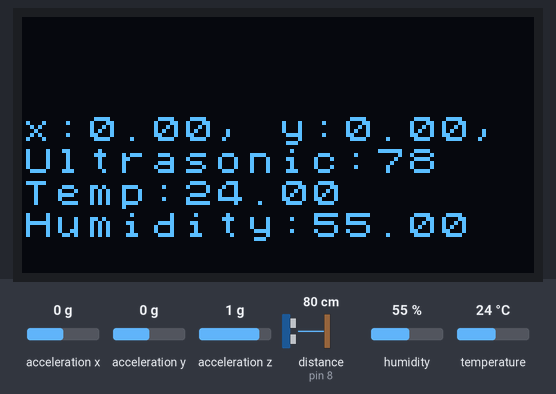
A sketch run on a simulated Arduino Uno, built with avr-gcc and run on an emulated ATmega328P. Shown: 128×64 one-colour display. Wiring (inferred from the names in the program): ultrasonic range finder: trigger pin 7; echo pin 8. The inputs (shaded band) are chosen by the test bench; at power-on: acceleration z 1 g, distance to the obstacle (sensor on pin 8) 80 cm, humidity 55 %, acceleration x 0 g, acceleration y 0 g, temperature 24 °C. The echo pulse lasts 58.3 µs per cm; what the sketch prints to the serial monitor is not drawn.

Above: at 2.2 s.
2.3 s: acceleration z set to -1.4 g
At 3.14 s:
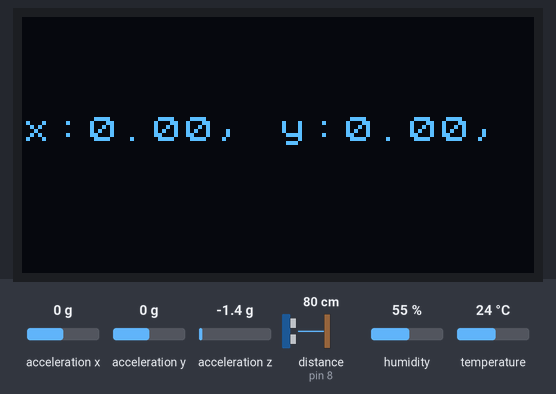
6.2 s: distance to the obstacle (sensor on pin 8) set to 2 cm
At 8.4 s:
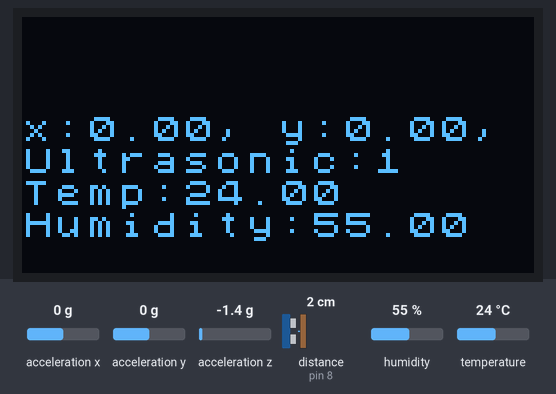
9.0 s: humidity set to 22 %
At 11.3 s:
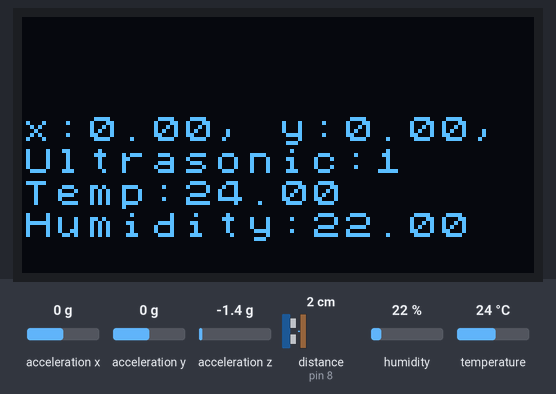
11.9 s: acceleration x set to -1.4 g
At 14.2 s:
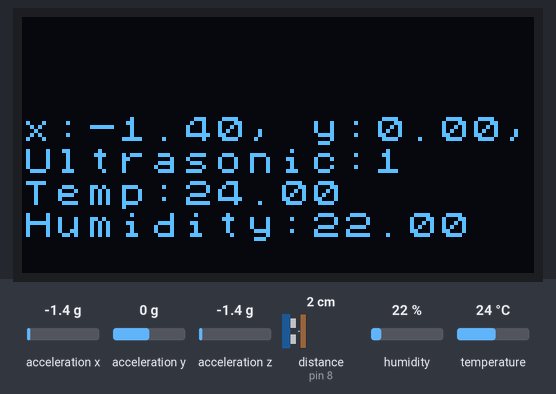
14.8 s: acceleration y set to -1.4 g
At 16.1 s:
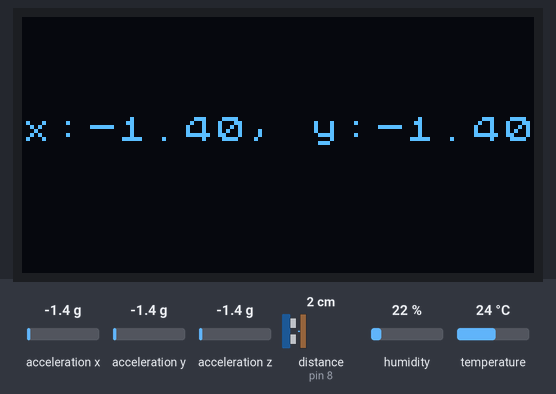
19.7 s: distance to the obstacle (sensor on pin 8) set to 120 cm
At 21.4 s:
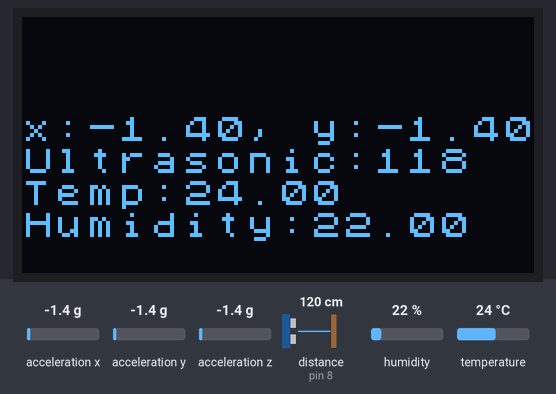
Timing chart, 0 to 22.9 s (numbered marks = the images above; inputs shaded):
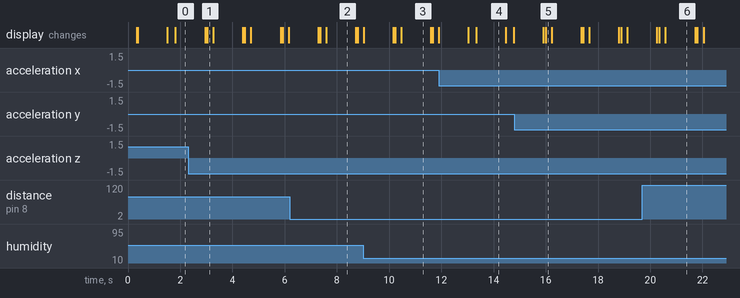

The sketch:

Main.ino
```cpp
#include "Arduino_SensorKit.h"

#define TRIGGER_PIN 7 // Ultrasonic sensor trigger pin
#define ECHO_PIN 8    // Ultrasonic sensor echo pin

void setup() {
  Serial.begin(9600);
  while (!Serial);
  pinMode(TRIGGER_PIN, OUTPUT);
  pinMode(ECHO_PIN, INPUT);
  Oled.begin();
  Oled.setFlipMode(true);
  Accelerometer.begin();
}

void loop() {
  // Read accelerometer data
  float accelerationX = Accelerometer.readX();
  float accelerationY = Accelerometer.readY();
  float accelerationZ = Accelerometer.readZ();

  // Read ultrasonic sensor data
  long duration, distance;
  digitalWrite(TRIGGER_PIN, LOW);
  delayMicroseconds(2);
  digitalWrite(TRIGGER_PIN, HIGH);
  delayMicroseconds(10);
  digitalWrite(TRIGGER_PIN, LOW);
  duration = pulseIn(ECHO_PIN, HIGH);
  distance = duration * 0.034 / 2; // Convert duration to distance in cm

  // Read DHT22 sensor data
  float temp = Environment.readTemperature();
  float humidity = Environment.readHumidity();

  // Display collected data on OLED
  Oled.clearDisplay();
  Oled.setFont(u8x8_font_chroma48medium8_r);
  Oled.setCursor(0, 3);
  Oled.print("x:");
  Oled.print(accelerationX, 2);
  Oled.print(", y:");
  Oled.print(accelerationY, 2);
  Oled.print(", z:");
  Oled.println(accelerationZ, 2);
  Oled.setCursor(0, 4);
  Oled.print("Ultrasonic:");
  Oled.print(distance);
  Oled.setCursor(0, 5);
  Oled.print("Temp:");
  Oled.print(temp);
  Oled.setCursor(0, 6);
  Oled.print("Humidity:");
  Oled.print(humidity);

  // Print collected data to serial monitor
  Serial.println("------- Sensor Readings -------");
  Serial.print("x:");
  Serial.print(accelerationX, 2);
  Serial.print(", y:");
  Serial.print(accelerationY, 2);
  Serial.print(", z:");
  Serial.println(accelerationZ, 2);
  Serial.print("Ultrasonic Distance: ");
  Serial.print(distance);
  Serial.println(" cm");
  Serial.print("Temperature: ");
  Serial.print(temp);
  Serial.println(" °C");
  Serial.print("Humidity: ");
  Serial.print(humidity);
  Serial.println(" %");
  Serial.println("-------------------------------");

  delay(1000);
}
```

Measured:
- after the input at 2.3 s, the display: first differs from a run without the input after 0.73 s (image 1)
- after the input at 14.8 s, the display: first differs from a run without the input after 1.2 s (image 5)
- what the display in image 2 shows lasts 1.1 s, from 7.6 s to 8.7 s
